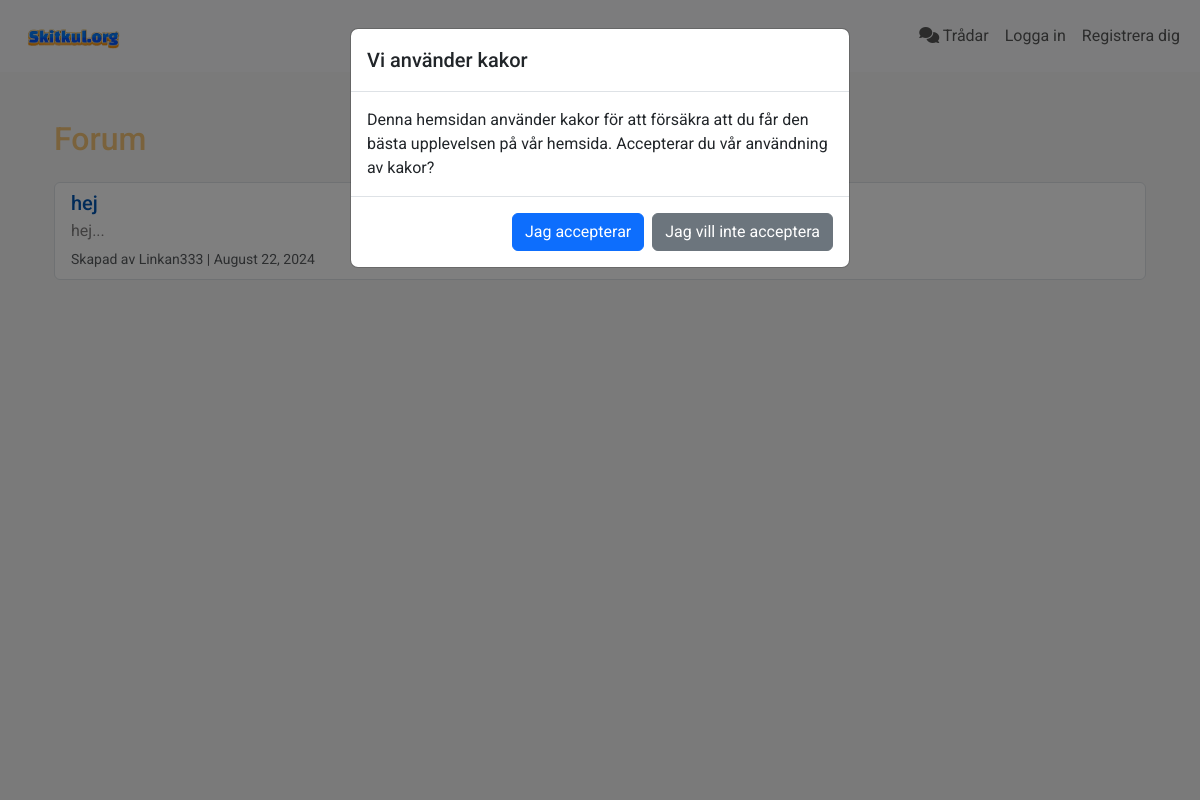
/forum, run on an earlier commit of the app's database.
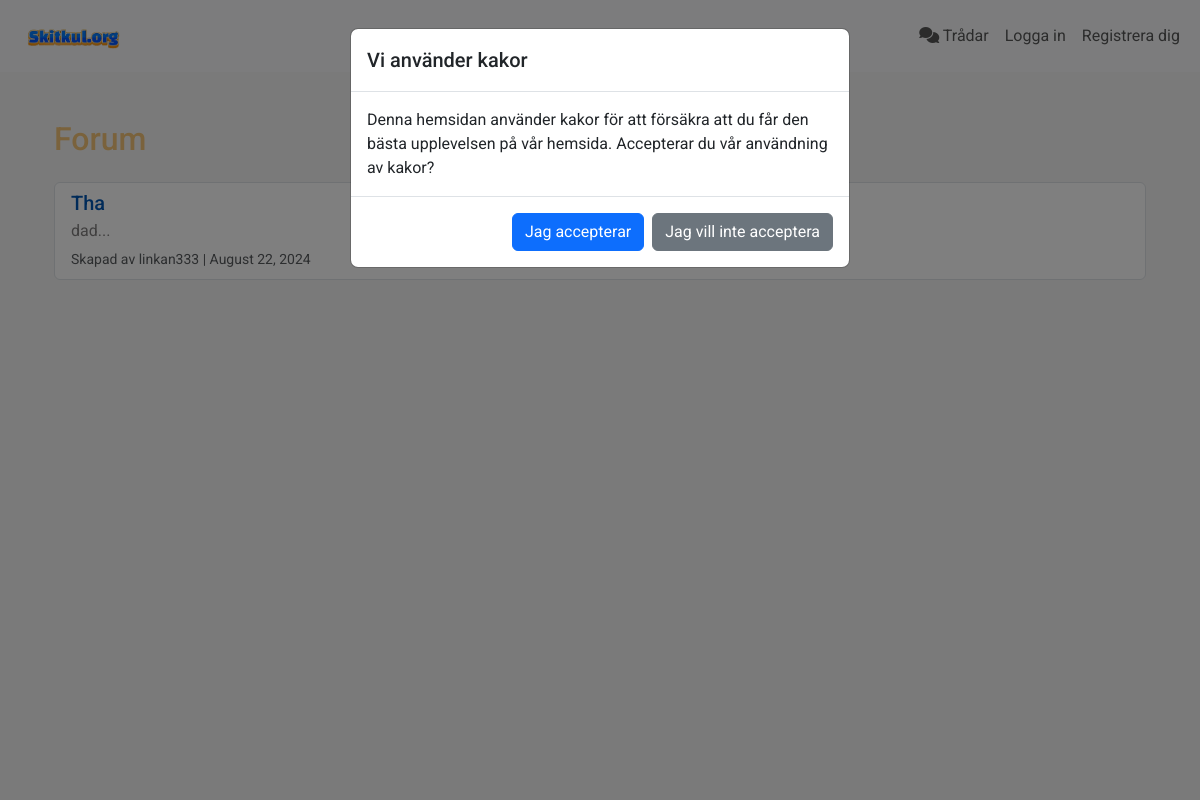
And on a later commit of the database.
### app.py (models this page shows, shortened)
class Thread(db.Model):
    id = db.Column(db.Integer, primary_key=True)
    title = db.Column(db.String(150), nullable=False)
    content = db.Column(db.Text, nullable=False)
    author_id = db.Column(db.Integer, db.ForeignKey('user.id'), nullable=False)
    timestamp = db.Column(db.DateTime, default=datetime.utcnow)
    replies = db.relationship('Reply', backref='thread', lazy=True, cascade='all, delete-orphan')

class User(db.Model, UserMixin):
    id = db.Column(db.Integer, primary_key=True)
    username = db.Column(db.String(150), nullable=False, unique=True)
    email = db.Column(db.String(150), nullable=False, unique=True)
    password = db.Column(db.String(150), nullable=False)
    profile_picture = db.Column(db.String(150), nullable=True)
    join_date = db.Column(db.DateTime, nullable=False, default=datetime.utcnow)
    is_active = db.Column(db.Boolean, default=False)
    threads = db.relationship('Thread', backref='author', lazy=True)
    is_admin = db.Column(db.Boolean, default=False)
    notifications = db.relationship('Notification', back_populates='user', lazy='dynamic')

### app.py (the view)
@app.route('/forum')
def forum():
    threads = Thread.query.order_by(Thread.timestamp.desc()).all()
    return render_template('forum.html', threads=threads)

### templates/forum.html
{% extends "layout.html" %}
{% block content %}
<div class="container mt-5">
    <h2 class="mb-4" style="color: rgba(243, 156, 18, 0.55);">Forum</h2>
    <div class="list-group">
        {% for thread in threads %}
            <a href="{{ url_for('view_thread', thread_id=thread.id) }}" class="list-group-item list-group-item-action border rounded" style="border-color: black;">
                <h5 class="mb-1" style="color: #0056b3;">{{ thread.title }}</h5>
                <p class="mb-1" style="color: #807e7e;">{{ thread.content[:100] }}...</p>
                <small class="text-muted">Skapad av {{ thread.author.username }} | {{ thread.timestamp.strftime('%B %d, %Y') }}</small>
            </a>
        {% else %}
            <p>Inga trådar har skapats ännu.</p>
        {% endfor %}
    </div>
</div>
{% endblock %}

### templates/layout.html (shortened to what this page needs)
<!DOCTYPE html>
<html lang="en">
<head>
    <link href="https://cdn.jsdelivr.net/npm/bootstrap@5.3.3/dist/css/bootstrap.min.css" rel="stylesheet">
    <link rel="stylesheet" href="https://cdnjs.cloudflare.com/ajax/libs/font-awesome/6.6.0/css/all.min.css" />
    <link rel="stylesheet" href="{{ url_for('static', filename='css/styles.css') }}">
</head>
<body>
<nav class="navbar navbar-expand-lg navbar-light bg-light">
    <div class="container-fluid">
        <a class="navbar-brand" href="/">
            <img src="/static/media/logga.png" alt="Skitkul.org" width="120">
        </a>
        <div class="collapse navbar-collapse justify-content-end" id="navbarNav">
            <ul class="navbar-nav">
                <li class="nav-item">
                    <a class="nav-link" href="/forum"><i class="fas fa-comments"></i> Trådar</a>
                </li>
                {% if current_user.is_authenticated %}
                    <li class="nav-item">
                        <a class="nav-link" href="/threads/new"><i class="fas fa-plus"></i> Skapa Tråd</a>
                    </li>
                    <li class="nav-item">
                        <a class="nav-link" href="/logout"><i class="fa-solid fa-arrow-right-from-bracket"></i> Logga ut</a>
                    </li>
                {% else %}
                    <li class="nav-item">
                        <a class="nav-link" href="/login">Logga in</a>
                    </li>
                    <li class="nav-item">
                        <a class="nav-link" href="/register">Registrera dig</a>
                    </li>
                {% endif %}
            </ul>
        </div>
    </div>
</nav>
<div class="modal fade" id="cookieConsentModal" tabindex="-1" aria-labelledby="cookieConsentModalLabel" aria-hidden="true">
    <div class="modal-dialog">
        <div class="modal-content">
            <div class="modal-header">
                <h5 class="modal-title" id="cookieConsentModalLabel">Vi använder kakor</h5>
            </div>
            <div class="modal-body">
                Denna hemsidan använder kakor för att försäkra att du får den bästa upplevelsen på vår hemsida. Accepterar du vår användning av kakor?
            </div>
            <div class="modal-footer">
                <button type="button" class="btn btn-primary" id="acceptCookies">Jag accepterar</button>
                <button type="button" class="btn btn-secondary" id="declineCookies">Jag vill inte acceptera</button>
            </div>
        </div>
    </div>
</div>
    <div class="container">
        {% block content %}{% endblock %}
    </div>
    </body>
</html>

### static/styles.css (style rules this page uses)
body { font-family: 'Roboto', sans-serif; background: whitesmoke; }
.navbar-brand img { max-height: 50px; }

What changed in the data, as far as the page shows it:
removed Thread: title "hej", content "hej", author.username "Linkan333", timestamp "August 22, 2024"
added Thread: title "Tha", content "dad", author.username "linkan333", timestamp "August 22, 2024"
